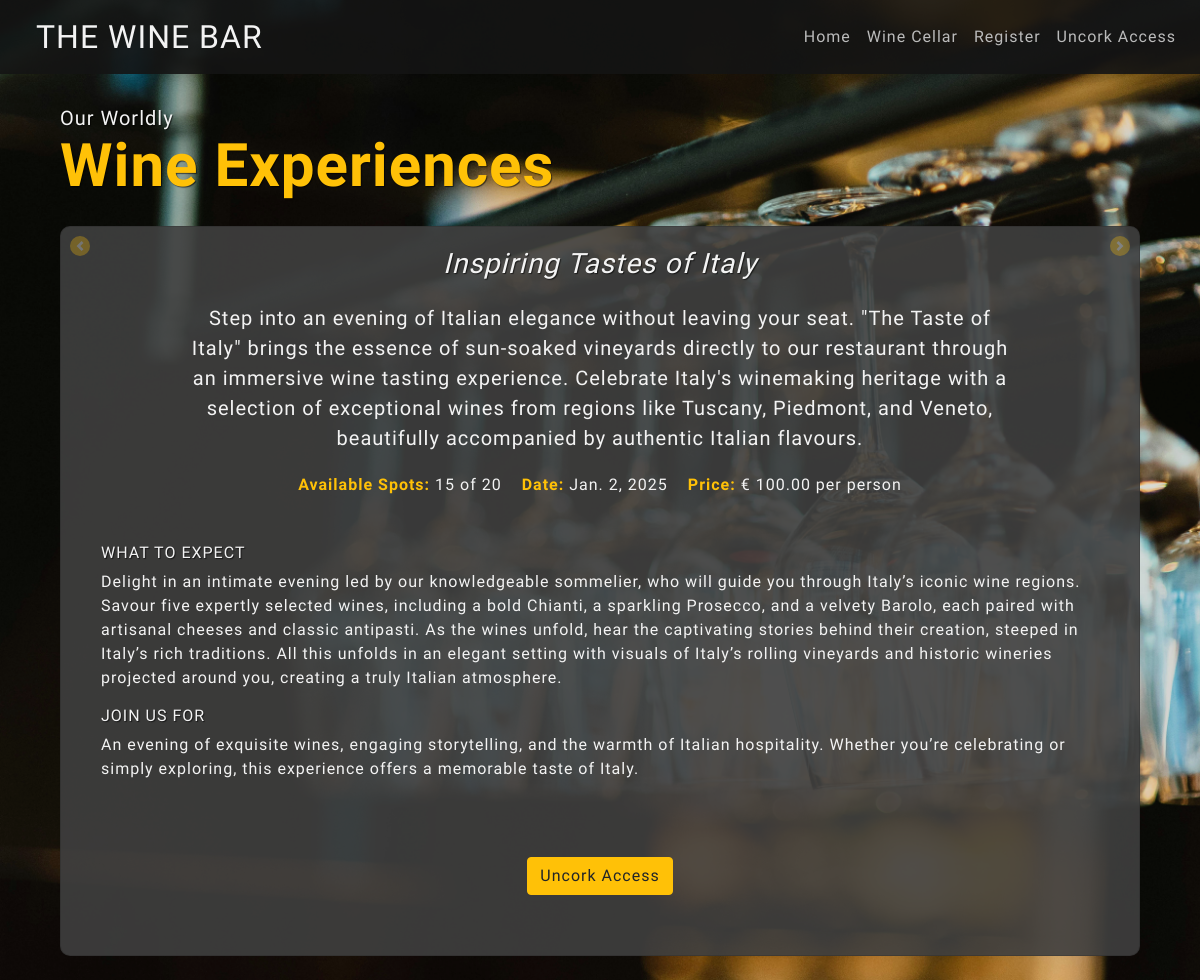
The app's page /wine_cellar/wine_cellar/, older data.
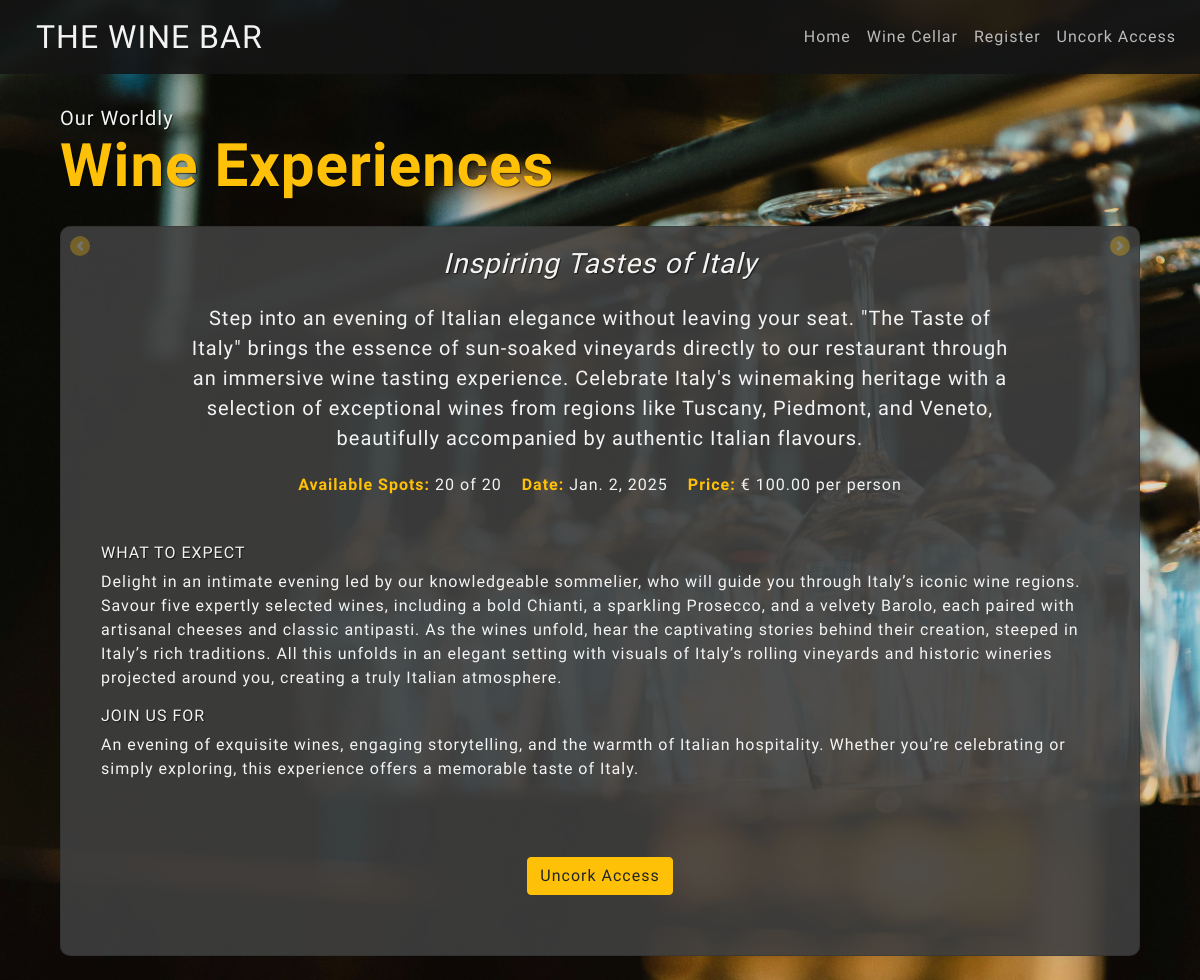
The same page, newer data.
### bookings/models.py (models this page shows, shortened)
class WineCellar(models.Model):
    title = models.CharField(max_length=255)
    description = models.TextField()
    price = models.DecimalField(max_digits=10, decimal_places=2)
    date = models.DateField()
    available_spots = models.PositiveIntegerField()
    total_spots = models.PositiveIntegerField()
    what_to_expect = models.TextField()
    join_us_for = models.TextField()

### bookings/views.py (the view)
# urls.py: path("wine_cellar/", views.wine_list, name="wine_cellar"),
def wine_list(request):
    wines = WineCellar.objects.all()
    return render(request, "bookings/wine_cellar.html", {"wines": wines})

### bookings/templates/bookings/wine_cellar.html (shortened to what this page needs)
{% extends "layout.html" %}
{% block content %}
  <div class="container mt-4">
    <h1 class="mb-4">
      Our Worldly
      <br>
      <strong>Wine Experiences</strong>
    </h1>
    <div id="wineCarousel"
         class="carousel slide"
         data-ride="carousel"
         data-interval="false">
      <div class="carousel-inner">
        {% for wine in wines %}
          <div class="carousel-item {% if forloop.first %}active{% endif %}">
            <div class="card">
              <div class="card-body">
                <h5 class="card-title">{{ wine.title }}</h5>
                <p class="card-text">{{ wine.description }}</p>
                <div id="info">
                  <p>
                    <strong>Available Spots:</strong> {{ wine.available_spots }} of {{ wine.total_spots }}
                  </p>
                  <p>
                    <strong>Date:</strong> {{ wine.date }}
                  </p>
                  <p>
                    <strong>Price:</strong> € {{ wine.price }} per person
                  </p>
                </div>
                <div class="about_tasting">
                  <h6>What to Expect</h6>
                  <p>{{ wine.what_to_expect }}</p>
                  <h6>Join Us For</h6>
                  <p>{{ wine.join_us_for }}</p>
                </div>
                {% if user.is_authenticated %}
                  <button type="button" class="btn btn-warning" data-toggle="modal" data-target="#bookingModal" data-wine-id="{{ wine.id }}">Book Now</button>
                {% else %}
                  <a href="{% url 'bookings:register' %}" class="btn btn-warning">Uncork Access</a>
                {% endif %}
              </div>
            </div>
          </div>
        {% endfor %}
      </div>
      <a class="carousel-control-prev"
         href="#wineCarousel"
         role="button"
         data-slide="prev">
        <span class="carousel-control-prev-icon" aria-hidden="true"></span>
      </a>
      <a class="carousel-control-next"
         href="#wineCarousel"
         role="button"
         data-slide="next">
        <span class="carousel-control-next-icon" aria-hidden="true"></span>
      </a>
    </div>
  </div>
{% endblock content %}
{% block scripts %}
  {% load static %}
{% endblock scripts %}

Row changes from the older to the newer data that the page shows:
changed WineCellar "Inspiring Tastes of Italy": available_spots "15" → "20"
